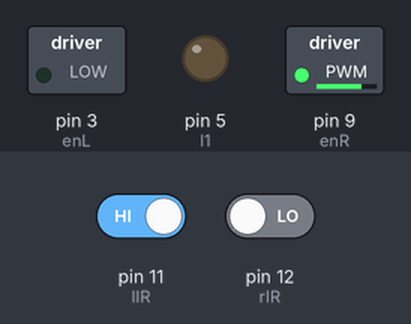
A sketch run on a simulated Arduino Uno, built with avr-gcc and run on an emulated ATmega328P. Shown: switched loads named in the sketch (green lamp = pin HIGH), output pins drawn as LEDs (lit = HIGH). The test bench sets the inputs (shaded band); at power-on: pin 11 (lIR) HIGH, pin 12 (rIR) LOW. Pins used as bus, display or sensor lines are not drawn.

Above: at 1.2 s.
1.3 s: pin 11 (lIR) driven LOW
At 2.3 s:
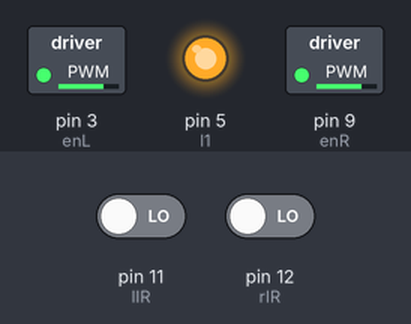
2.8 s: pin 12 (rIR) driven HIGH
At 3.4 s:
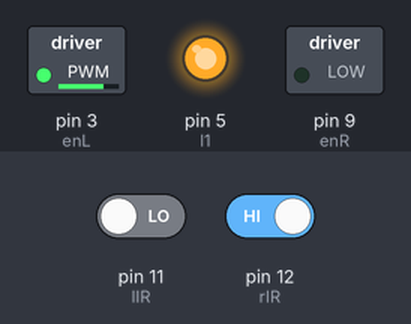
4.3 s: pin 11 (lIR) driven HIGH
At 4.6 s:
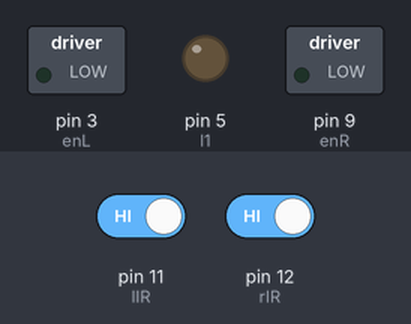
Timing chart, 0 to 7.3 s (numbered marks = the images above; inputs shaded):
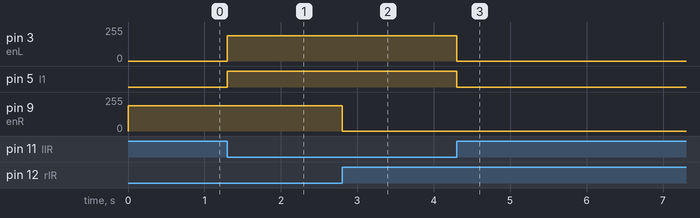

The sketch:

Linefollower1.0.ino
```cpp
//Black line gives HIGH output in IR
//defining those so that I don't mess up later
#define white LOW
#define black HIGH
int speed = 190;

//IR Sensor
int lIR = 11;
int rIR = 12;

//Left motor
int enL=3;
int l1=5;
int l2=4;

//Right motor
int enR=9;
int r1=7;
int r2=6;

void runMotor(int lMotor, int rMotor) {
  analogWrite(enL, abs(lMotor));
  analogWrite(enR, abs(rMotor));

  if (lMotor < 0) {
    digitalWrite(l1, LOW);
    digitalWrite(l2, HIGH);
  } else if (lMotor > 0) {
    digitalWrite(l1, HIGH);
    digitalWrite(l2, LOW);
  } else {
    digitalWrite(l1, LOW);
    digitalWrite(l2, LOW);
  }

  if (rMotor < 0) {
    digitalWrite(r1, LOW);
    digitalWrite(r2, HIGH);
  } else if (rMotor > 0) {
    digitalWrite(r1, HIGH);
    digitalWrite(r2, LOW);
  } else {
    digitalWrite(r1, LOW);
    digitalWrite(r2, LOW);
  }
}

void setup() {
  // put your setup code here, to run once:

  //These are the codes for changing the output PWM frequency
  //This is for fine tuning the speed of motor
  //Higher frequency means lower speed
  //D5, D6
  // TCCR0B = TCCR0B & B11111000 | B00000001; // for PWM frequency of 62500.00 Hz
  // TCCR0B = TCCR0B & B11111000 | B00000010; // for PWM frequency of 7812.50 Hz
  // TCCR0B = TCCR0B & B11111000 | B00000011; // for PWM frequency of 976.56 Hz (The DEFAULT)
  // TCCR0B = TCCR0B & B11111000 | B00000100; // for PWM frequency of 244.14 Hz
  // TCCR0B = TCCR0B & B11111000 | B00000101; // for PWM frequency of 61.04 Hz

  //D9(right), D10
  // TCCR1B = TCCR1B & B11111000 | B00000001; // for PWM frequency of 31372.55 Hz
  TCCR1B = TCCR1B & B11111000 | B00000010; // for PWM frequency of 3921.16 Hz
  // TCCR1B = TCCR1B & B11111000 | B00000011; // for PWM frequency of 490.20 Hz (The DEFAULT)
  // TCCR1B = TCCR1B & B11111000 | B00000100; // for PWM frequency of 122.55 Hz
  // TCCR1B = TCCR1B & B11111000 | B00000101; // for PWM frequency of 30.64 Hz

  //D3(left), D11
  // TCCR2B = TCCR2B & B11111000 | B00000001; // for PWM frequency of 31372.55 Hz
  TCCR2B = TCCR2B & B11111000 | B00000010; // for PWM frequency of 3921.16 Hz
  // TCCR2B = TCCR2B & B11111000 | B00000011; // for PWM frequency of 980.39 Hz
  // TCCR2B = TCCR2B & B11111000 | B00000100; // for PWM frequency of 490.20 Hz (The DEFAULT)
  // TCCR2B = TCCR2B & B11111000 | B00000101; // for PWM frequency of 245.10 Hz
  // TCCR2B = TCCR2B & B11111000 | B00000110; // for PWM frequency of 122.55 Hz
  // TCCR2B = TCCR2B & B11111000 | B00000111; // for PWM frequency of 30.64 Hz

  pinMode(enL, OUTPUT);
  pinMode(l1, OUTPUT);
  pinMode(r2, OUTPUT);

  pinMode(enR, OUTPUT);
  pinMode(r1, OUTPUT);
  pinMode(r2, OUTPUT);
  runMotor(0,0);

}

void loop() {
  // put your main code here, to run repeatedly:
  int leftIR = digitalRead(lIR);
  int rightIR = digitalRead(rIR);

  if (leftIR==white && rightIR==white) {
    runMotor(speed, speed);
  }
  if (leftIR==black && rightIR==white) {
    runMotor(0, speed);
  }
  if (leftIR==white && rightIR==black) {
    runMotor(speed, 0);
  }
  if (leftIR==black && rightIR==black) {
    runMotor(0,0);
  }
}
```

Measured:
- after the input at 1.3 s, pin 3 (enL): 0/255 → 190/255 at once; pin 5 (l1): LOW → HIGH at once
- after the input at 2.8 s, pin 9 (enR): 190/255 → 0/255 at once
- after the input at 4.3 s, pin 3 (enL): 190/255 → 0/255 at once; pin 5 (l1): HIGH → LOW at once
